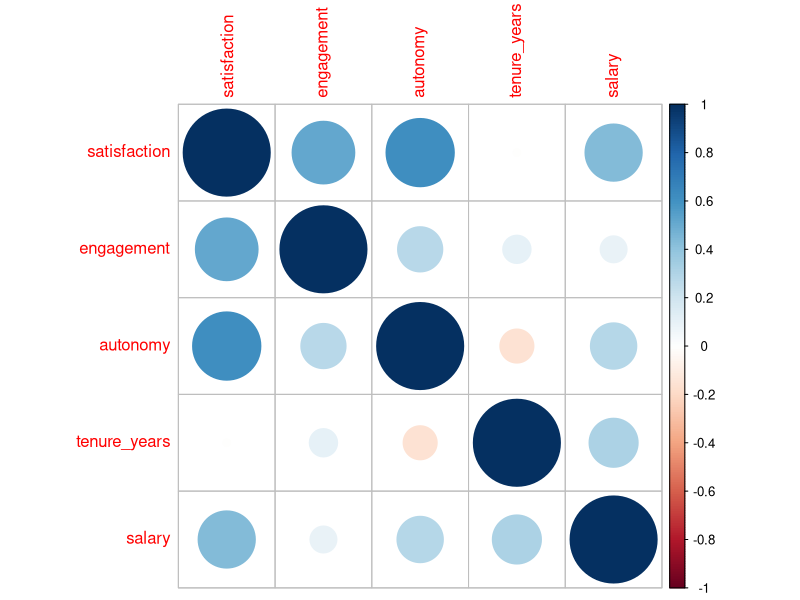
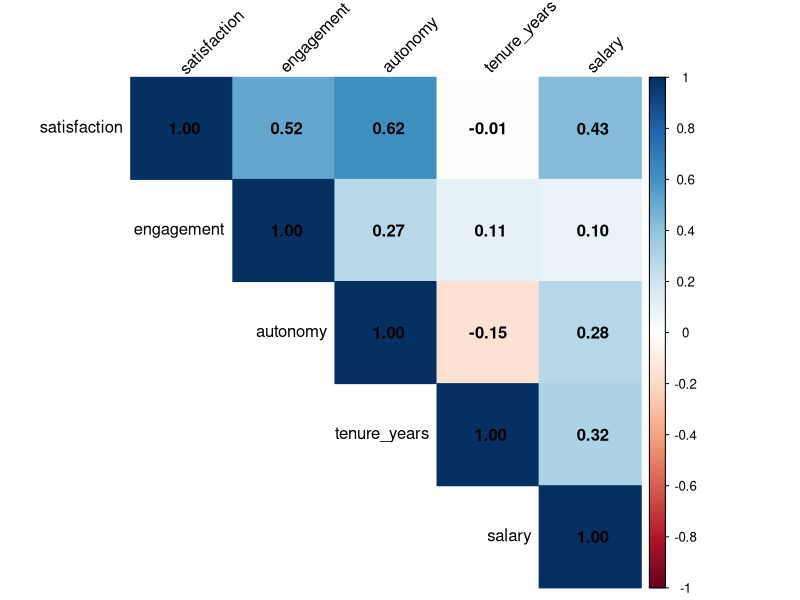
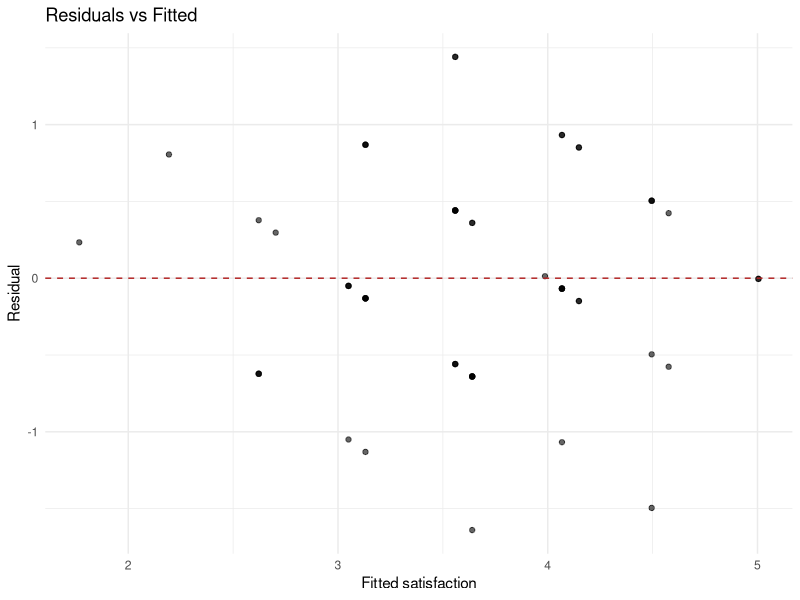
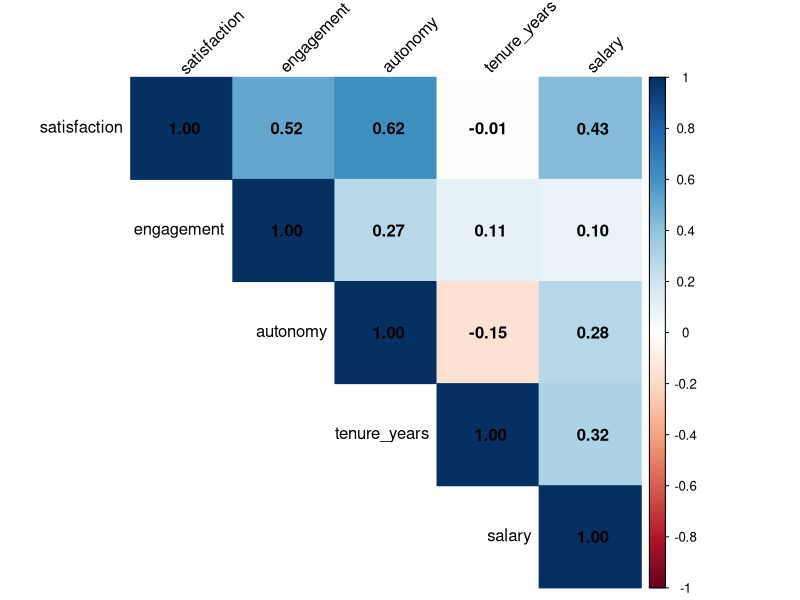
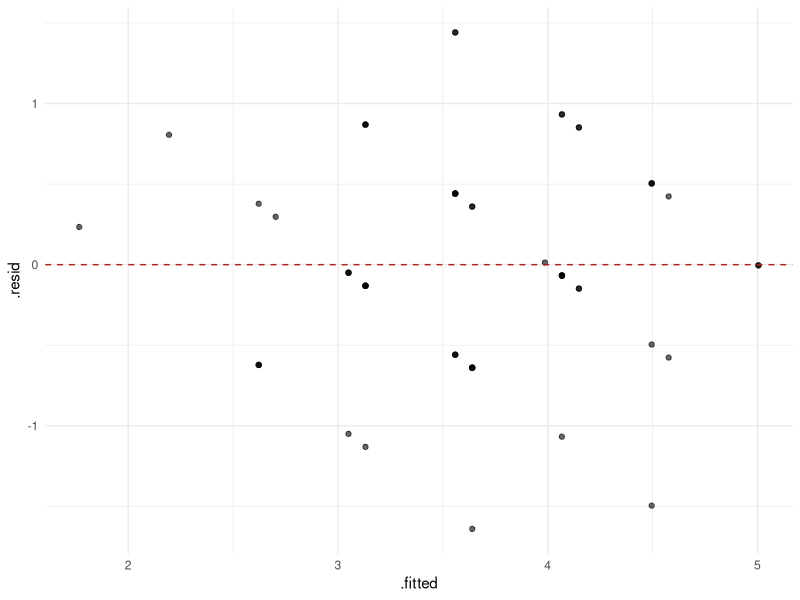
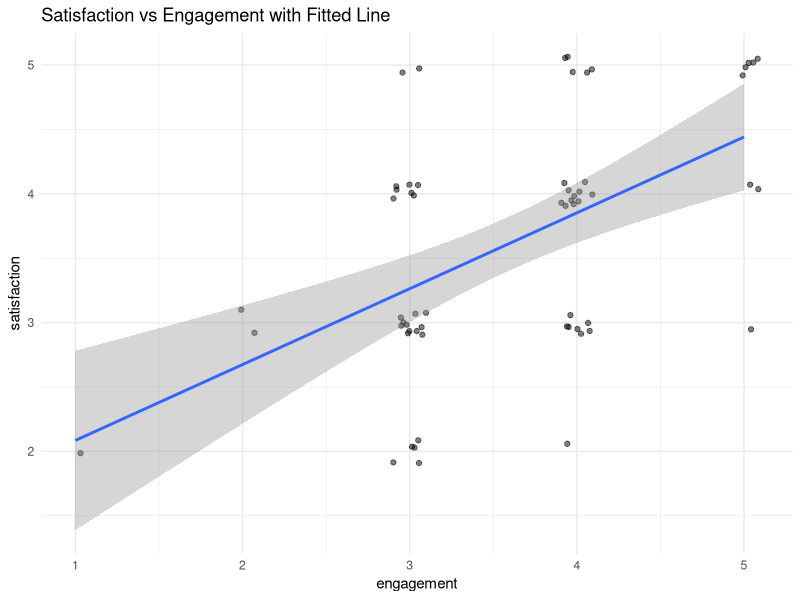

These figures' R source, in order:
###########################################
# Session 10: Correlation & Regression    #
###########################################

# This starts the MODELING arc of the course. The last two sessions were
# text; now we're back to numbers, and we move from DESCRIBING data to
# MODELING relationships in it. Correlation measures how two variables move
# together; regression goes further and lets us PREDICT one from others.
#
# This is also where statistical literacy matters as much as R syntax. The
# code for lm() is three characters. Interpreting it correctly - what a
# coefficient means, what a p-value does and doesn't tell you, why
# correlation isn't causation - is the real lesson. Budget time for the
# concepts, not just the functions.
#
# Pacing note: correlation and the correlation matrix are quick. Simple
# regression with lm() and reading its output is the core. broom and
# multiple predictors are the second half. Diagnostics can be a lighter
# touch if time runs short.

# Section 1: Setup ---------------------------------------------------------

library(tidyverse)
library(here)

# New packages this session:
# install.packages(c("corrplot", "broom"))
library(corrplot) # correlation matrix visualization
library(broom) # tidy model outputs (turns model objects into data frames)

survey <- read_csv(here("data", "employee_survey.csv"))
glimpse(survey)

# We'll work with the numeric columns: satisfaction, engagement, autonomy,
# tenure_years, salary. The organizational question driving this session:
# what predicts job satisfaction?

# Section 2: Correlation - The Concept -------------------------------------
# Correlation measures the strength and direction of a LINEAR relationship
# between two numeric variables. It ranges from -1 to +1:
#
#   +1 = perfect positive (as one goes up, the other goes up proportionally)
#    0 = no linear relationship
#   -1 = perfect negative (as one goes up, the other goes down)
#
# The sign is direction; the magnitude is strength. Rough field conventions
# (these are guidelines, not laws):
#   |r| < 0.1   negligible
#   0.1 - 0.3   weak
#   0.3 - 0.5   moderate
#   0.5 - 0.7   strong
#   > 0.7       very strong
#
# THE CARDINAL WARNING, say it early and often: correlation is NOT
# causation. Two things moving together doesn't mean one causes the other.
# Ice cream sales and drownings correlate (both rise in summer); neither
# causes the other. Keep this in front of students all session.

# Section 3: Computing Correlation -----------------------------------------
# cor() computes the correlation between two vectors.

# Pearson correlation (the default) - measures LINEAR association
cor(survey$satisfaction, survey$engagement)
# A single number. Positive and moderate: more engaged employees tend to
# report higher satisfaction.

# Watch for NAs! salary has missing values (Session 3 callback).
cor(survey$satisfaction, survey$salary)
# Returns NA, because cor() can't handle missing values by default.
# use = "complete.obs" drops rows where either value is missing:
cor(survey$satisfaction, survey$salary, use = "complete.obs")

# cor.test() adds a significance test and confidence interval
cor.test(survey$satisfaction, survey$engagement)
# The output gives:
#   - the correlation estimate (cor)
#   - a p-value (is it significantly different from zero?)
#   - a 95% confidence interval for the true correlation
# A small p-value (< 0.05 conventionally) suggests the relationship is
# unlikely to be zero in the population. But p-values are widely
# misunderstood - a small p does NOT mean a large or important effect, just
# a detectable one. With enough data, trivial correlations become
# "significant". Always look at the effect SIZE (the r), not just the p.

# Section 4: Pearson vs Spearman -------------------------------------------
# Pearson measures LINEAR relationships and assumes roughly continuous data.
# Spearman measures MONOTONIC relationships (consistent direction, not
# necessarily a straight line) and works on ranks, so it's more robust to
# outliers and suits ordinal data like Likert scales.

# Pearson (linear)
cor(survey$satisfaction, survey$autonomy, method = "pearson")

# Spearman (rank-based, monotonic)
cor(survey$satisfaction, survey$autonomy, method = "spearman")

# When they differ a lot, it's a clue: maybe the relationship is monotonic
# but not linear, or outliers are distorting Pearson. For our Likert items
# (1-5 integers), Spearman is arguably the more honest choice, though
# Pearson is reported far more often by convention. Mention this; the
# "correct" method depends on your data and field norms.

# Section 5: The Correlation Matrix ----------------------------------------
# Computing correlations one pair at a time is tedious. A correlation matrix
# gives you all pairwise correlations at once.

# Select just the numeric columns (Session 6 where() callback)
survey_num <- survey |>
  select(satisfaction, engagement, autonomy, tenure_years, salary)

# cor() on a data frame gives the full matrix
cor_matrix <- cor(survey_num, use = "complete.obs")
round(cor_matrix, 2) # round for readability
# Read it: the diagonal is all 1 (every variable correlates perfectly with
# itself). The matrix is symmetric (r of A,B equals r of B,A). Scan the
# satisfaction row to see what relates to satisfaction: engagement, autonomy,
# and salary are the moderate-to-strong ones; tenure barely moves with it.

# Section 6: Visualizing the Correlation Matrix ----------------------------
# A matrix of numbers is hard to scan. corrplot turns it into a picture.

# Basic corrplot - circles sized and colored by correlation
corrplot(cor_matrix, method = "circle")

# A cleaner version: upper triangle only, with the numbers shown
corrplot(cor_matrix,
         method = "color",
         type = "upper", # only the upper triangle (matrix is symmetric)
         addCoef.col = "black", # print the correlation values
         tl.col = "black", # text label color
         tl.srt = 45) # rotate labels 45 degrees
# Blue = positive, red = negative, intensity = strength (corrplot's default
# palette). The picture makes the satisfaction relationships pop instantly.
# This is the figure you'd put in a report to show the relationship landscape.

# Section 7: Simple Linear Regression --------------------------------------
# Correlation says two variables move together. Regression fits a LINE that
# lets you predict one (the outcome/response) from another (the predictor).
#
# The model: satisfaction = intercept + slope * engagement + error
# lm() ("linear model") fits it. The formula syntax is: outcome ~ predictor
# Read ~ as "explained by" or "as a function of".

model1 <- lm(satisfaction ~ engagement, data = survey)
model1
# Bare printing shows just the coefficients. Use summary() for the full picture.

summary(model1)
# Walk through the output piece by piece - this is the heart of the session:
#
#   Coefficients table:
#     (Intercept) = predicted satisfaction when engagement = 0
#                   (often not meaningful on its own; engagement is never 0
#                    on a 1-5 scale, so the intercept is an extrapolation)
#     engagement  = the SLOPE. For each 1-point increase in engagement,
#                   predicted satisfaction changes by this much. THIS is the
#                   number you interpret and report.
#     Std. Error  = uncertainty in each estimate
#     t value & Pr(>|t|) = is the coefficient significantly different from 0?
#                   The stars (*, **, ***) flag significance levels.
#
#   R-squared = the proportion of variance in satisfaction explained by the
#               model (0 to 1). 0.27 means engagement explains about 27% of
#               the variation in satisfaction. The rest is other factors and
#               noise. Adjusted R-squared penalizes for extra predictors.
#
#   F-statistic & p-value = is the model as a whole better than nothing?

# THE INTERPRETATION SENTENCE students should be able to write:
# "Each one-point increase in engagement is associated with about a [slope]
#  increase in satisfaction, and engagement explains about [R2*100]% of the
#  variation in satisfaction." Note "associated with", NOT "causes".

# Section 8: Tidy Model Output with broom ----------------------------------
# summary() prints nicely but the output is a messy object that's hard to
# use programmatically. broom converts model output into tidy data frames
# you can filter, plot, and combine - everything from Sessions 5-7 applies.

# tidy() - the coefficient table as a data frame
tidy(model1)
# Columns: term, estimate, std.error, statistic (t), p.value. Now you can
# pipe it, round it, filter it, put it in a report table.

# glance() - one-row model summary (R2, AIC, etc.)
glance(model1)
# R-squared, adjusted R-squared, p-value, AIC, BIC, df - all in one tidy row.
# Great for comparing several models side by side.

# augment() - adds fitted values and residuals back onto the data
augment(model1) |> head()
# .fitted = the model's prediction for each row
# .resid  = the residual (actual minus predicted) - the model's error
# This is what you need for diagnostic plots (Section 10).

# Why broom matters: tidy output means a model is just another data frame.
# You can rbind several models' tidy() results, plot coefficients, build
# summary tables - the whole tidyverse toolkit now works on model output.

# Section 9: Multiple Predictors -------------------------------------------
# Real outcomes have many drivers. Add predictors with + in the formula.
# (Full treatment of multiple regression and interactions is Session 16;
# here we just show that lm scales to more than one predictor.)

model2 <- lm(satisfaction ~ engagement + autonomy, data = survey)
summary(model2)
# Now each slope is the effect of that predictor HOLDING THE OTHER CONSTANT.
# "Controlling for autonomy, each point of engagement adds [b_eng] to
#  satisfaction." The R-squared should rise versus model1 because autonomy
# adds explanatory power. Compare the two:
glance(model1)$r.squared
glance(model2)$r.squared
# The jump shows autonomy contributes beyond engagement alone.

# Add salary too (drops NA-salary rows automatically, with a note)
model3 <- lm(satisfaction ~ engagement + autonomy + salary, data = survey)
summary(model3)
# lm() silently drops rows with NA in any model variable. Check the
# "observations deleted due to missingness" note - know your N changed.

# Compare all three models' fit at a glance
bind_rows(
  glance(model1) |> mutate(model = "engagement"),
  glance(model2) |> mutate(model = "+ autonomy"),
  glance(model3) |> mutate(model = "+ salary")
) |>
  select(model, r.squared, adj.r.squared, AIC, nobs)
# This is broom's real power: three models, one comparison table, built with
# the same dplyr you already know. Lower AIC and higher adjusted R-squared
# generally indicate better fit, but more predictors aren't always better -
# that tension is the heart of Session 16.

# Section 10: Checking the Model -------------------------------------------
# A regression can be fit to anything; that doesn't make it appropriate.
# Linear regression assumes, among other things, that residuals are roughly
# random (no pattern) and roughly normally distributed. A quick visual check:

# Residuals vs fitted - look for random scatter (good) vs a pattern (bad)
augment(model2) |>
  ggplot(aes(x = .fitted, y = .resid)) +
  geom_point(alpha = 0.6) +
  geom_hline(yintercept = 0, linetype = "dashed", color = "firebrick") +
  labs(title = "Residuals vs Fitted",
       x = "Fitted satisfaction", y = "Residual") +
  theme_minimal()
# Want: a formless cloud centered on zero. A funnel shape, a curve, or
# clustering signals a problem (non-constant variance, nonlinearity, etc.).
# Note: with 1-5 integer outcomes the residuals come in bands - a real
# limitation of treating Likert data as continuous, worth saying out loud.

# Base R gives four diagnostic plots at once:
# plot(model2)   # run interactively; press Enter to cycle through the four
# These are the standard residual diagnostics. We keep it light here; the
# point is that you ALWAYS look, you don't just trust the R-squared.

# Section 11: MAIN EXERCISE ------------------------------------------------
# Build a correlation matrix and fit regressions on the survey data.
# Walk through 1-2 together, then let them work.

# 1. Compute a correlation matrix for the numeric variables
ex_num <- survey |>
  select(satisfaction, engagement, autonomy, tenure_years, salary)
ex_cor <- cor(ex_num, use = "complete.obs")
round(ex_cor, 2)

# 2. Visualize it with corrplot
corrplot(ex_cor, method = "color", type = "upper",
         addCoef.col = "black", tl.col = "black", tl.srt = 45)

# 3. Fit a simple regression predicting satisfaction from engagement
ex_model <- lm(satisfaction ~ engagement, data = survey)
summary(ex_model)

# 4. Extract the tidy coefficients with broom
tidy(ex_model)

# 5. Write the interpretation sentence for the engagement slope
#    (discussion: "each one-point increase in engagement is associated
#     with about a ___ increase in satisfaction")

# 6. Fit a multiple regression adding autonomy, compare R-squared to #3
ex_model2 <- lm(satisfaction ~ engagement + autonomy, data = survey)
glance(ex_model)$r.squared
glance(ex_model2)$r.squared

# 7. Plot residuals vs fitted for the multiple model and comment
augment(ex_model2) |>
  ggplot(aes(x = .fitted, y = .resid)) +
  geom_point(alpha = 0.6) +
  geom_hline(yintercept = 0, linetype = "dashed", color = "firebrick") +
  theme_minimal()

# BONUS: Going Further -----------------------------------------------------

# Plot the regression line over the data (Session 7 callback)
survey |>
  ggplot(aes(x = engagement, y = satisfaction)) +
  geom_jitter(alpha = 0.5, width = 0.1, height = 0.1) + # Likert overlap
  geom_smooth(method = "lm") +
  labs(title = "Satisfaction vs Engagement with Fitted Line") +
  theme_minimal()
# geom_smooth(method = "lm") draws the SAME line lm() fits. The visual and
# the model agree - a good moment to connect Session 7 to this session.

# Predict satisfaction for new hypothetical employees
new_data <- tibble(engagement = c(2, 4, 5), autonomy = c(3, 4, 5))
predict(model2, newdata = new_data)
# predict() applies the fitted model to new predictor values. This is the
# whole point of a predictive model - estimate the outcome for cases you
# haven't seen. (Confidence/prediction intervals available via interval=.)

# Standardized coefficients (compare predictors on the same scale)
# Fit on scaled predictors so coefficients are directly comparable in size
survey |>
  mutate(across(c(engagement, autonomy), \(x) scale(x)[, 1])) |>
  lm(satisfaction ~ engagement + autonomy, data = _) |> # _ is the pipe placeholder
  tidy()
# scale() z-scores a variable (Session 6 callback). With predictors on the
# same scale, the larger coefficient is the stronger predictor. Note the _
# placeholder: the native pipe uses _ to send the piped value to a NAMED
# argument (data = _) instead of the first. A handy native-pipe trick.

# =============================================================================
# END OF SESSION 10
# =============================================================================

# A NOTE ON SCOPE: This session teaches the MECHANICS and INTERPRETATION of
# correlation and regression in R. It is not a statistics course. Whether a
# given model is appropriate, which method to use, and how to interpret
# results for real decisions are judgment calls that depend on your data,
# your field, and your question. When the stakes are real, consult someone
# with statistical training. R makes the computation easy; it does not make
# the reasoning automatic.

# TEACHING NOTES FOR NEXT TIME:
# - "Correlation is not causation" cannot be said too many times. Use the
#   ice-cream-and-drownings example; it sticks.
# - The summary(lm) output is dense. Walk it line by line the first time.
#   The two numbers that matter most: the slope (effect) and R-squared (fit).
# - p-values are the most misunderstood thing in statistics. Hammer that a
#   small p means "detectable", not "large" or "important". Effect size first.
# - broom's value isn't obvious until they need to compare models. The
#   three-model glance() table is the moment it clicks - show it deliberately.
# - The Likert-as-continuous issue (banded residuals) is an honest
#   limitation. Naming it builds credibility and previews better methods.
# - Next session: data reshaping and joins (pivot_longer/wider, the join
#   family) - the tools for getting data into modeling shape.

# COMMON STUDENT MISTAKES TO WATCH FOR:
# 1. Forgetting use = "complete.obs" with NAs (cor returns NA silently)
# 2. Interpreting the intercept when predictor = 0 is meaningless
# 3. Reading a small p-value as a large/important effect
# 4. Saying "causes" instead of "is associated with"
# 5. Trusting R-squared without looking at residuals
# 6. Not noticing lm() dropped NA rows (N changed silently)
# 7. Confusing the correlation r with the regression slope (related, not equal)

# KEY CONCEPTS TO REINFORCE:
# - Correlation: -1 to +1, sign = direction, magnitude = strength
# - Correlation is NOT causation (say it every session)
# - lm(outcome ~ predictor): slope = effect, R-squared = fit
# - Interpret the SLOPE and EFFECT SIZE, not just the p-value
# - broom (tidy/glance/augment) makes models into tidy data frames
# - Multiple predictors: each effect is "holding the others constant"
# - Always check residuals; never trust a number you haven't plotted

# ASSESSMENT IDEAS:
# - Give a correlation matrix, have them identify the key relationships
# - Have them fit a regression and write the interpretation sentence
# - Ask them to explain why a significant p-value isn't the whole story
# - Compare two models with broom and justify which fits better
# - Spot the error: a "causes" interpretation of a correlational result
